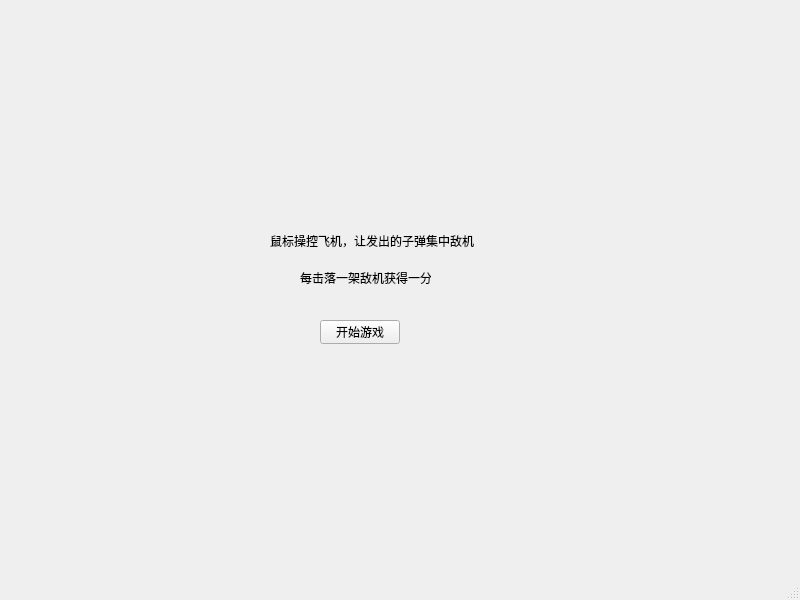
<?xml version="1.0" encoding="UTF-8"?>
<ui version="4.0">
 <class>MainWindow</class>
 <widget class="QMainWindow" name="MainWindow">
  <property name="geometry">
   <rect>
    <x>0</x>
    <y>0</y>
    <width>800</width>
    <height>600</height>
   </rect>
  </property>
  <property name="windowTitle">
   <string>MainWindow</string>
  </property>
  <widget class="QWidget" name="centralwidget">
   <widget class="QPushButton" name="GameStart">
    <property name="geometry">
     <rect>
      <x>320</x>
      <y>320</y>
      <width>80</width>
      <height>24</height>
     </rect>
    </property>
    <property name="text">
     <string>开始游戏</string>
    </property>
   </widget>
   <widget class="QLabel" name="label">
    <property name="geometry">
     <rect>
      <x>270</x>
      <y>220</y>
      <width>221</width>
      <height>41</height>
     </rect>
    </property>
    <property name="text">
     <string>鼠标操控飞机，让发出的子弹集中敌机</string>
    </property>
   </widget>
   <widget class="QLabel" name="label_2">
    <property name="geometry">
     <rect>
      <x>300</x>
      <y>270</y>
      <width>131</width>
      <height>16</height>
     </rect>
    </property>
    <property name="text">
     <string>每击落一架敌机获得一分</string>
    </property>
   </widget>
  </widget>
  <widget class="QMenuBar" name="menubar">
   <property name="geometry">
    <rect>
     <x>0</x>
     <y>0</y>
     <width>800</width>
     <height>21</height>
    </rect>
   </property>
  </widget>
  <widget class="QStatusBar" name="statusbar"/>
 </widget>
 <resources/>
 <connections/>
</ui>
